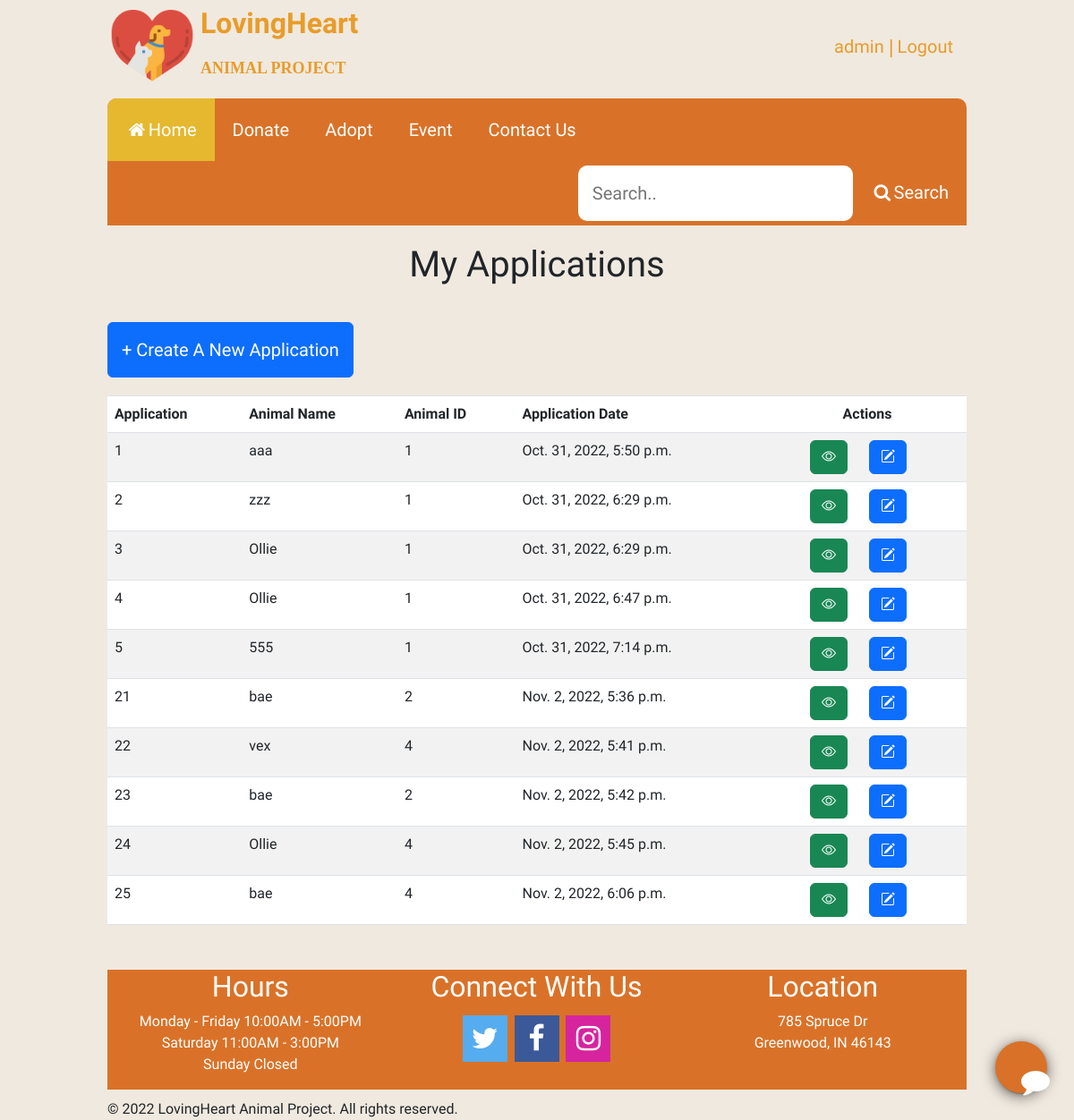
Page /shelterapp/my/ (signed in) on the committed database.
### shelterapp/models.py (models this page shows, shortened)
class Application(models.Model):
	user = models.ForeignKey(User,on_delete=models.CASCADE) # User id as a foreign key in application model
	driverlicense = models.CharField(max_length=128)
	address = models.CharField(max_length=256)
	animalname = models.CharField(max_length=128)
	animalid = models.CharField(max_length=128)
	otherpets = models.CharField(max_length=256)
	homecheck = models.CharField(max_length=128)
	checkcalls = models.CharField(max_length=128)
	c_time = models.DateTimeField(auto_now_add=True)

### shelterapp/views.py (the view)
# urls.py: path('my/', views.mypage, name='mypage'), # User's personal page
def mypage(request):
	query = models.Application.objects.filter(user_id=request.session.get('user_id'))
	context = {
		'loginlink': '/shelterapp/my/',
		'logintext': request.session['user_name'],
		'otherlink': '/shelterapp/logout/',
		'othertext': 'Logout',
		'queryresult': query
	}
	return render(request, 'shelterapp/mypage.html', context)

### shelterapp/templates/shelterapp/mypage.html (shortened to what this page needs)
{% extends "shelterapp/base.html" %}
{% load static %}
{% block css %}
<link rel="stylesheet" href="https://cdnjs.cloudflare.com/ajax/libs/twitter-bootstrap/5.2.2/css/bootstrap.min.css">
<link rel='stylesheet' href='https://cdn.jsdelivr.net/npm/bootstrap-icons@1.9.1/font/bootstrap-icons.css'>
<link rel='stylesheet' href='https://cdn.datatables.net/1.10.12/css/dataTables.bootstrap.min.css'>
<link rel='stylesheet' href='https://cdn.datatables.net/buttons/1.2.2/css/buttons.bootstrap.min.css'>
{% endblock css %}
{% block content %}
<div class="applicontainer">
	<h1 class="box-title">My Applications</h1>
	<button type="button" class="btn btn-primary newapplication">+ Create A New Application</button>
	<table id="table" class="table table-striped table-bordered" cellspacing="0" width="100%">
		<thead>
			<tr>
				<th>Application</th>
				<th>Animal Name</th>
				<th>Animal ID</th>
				<th>Application Date</th>
				<th>Actions</th>
			</tr>
		</thead>
		<tbody>
			{% include 'shelterapp/application_list.html' %}
		</tbody>
	</table>
</div>
{% endblock content %}

### shelterapp/templates/shelterapp/base.html (shortened to what this page needs)
<!DOCTYPE html>
  <head>
    {% load static %}
    {% block css %}
    {% endblock %}
    <link rel="stylesheet" href="https://cdnjs.cloudflare.com/ajax/libs/font-awesome/4.7.0/css/font-awesome.min.css">
    <link rel="stylesheet" href="{% static 'shelterapp/styles.css' %}">
  </head>
  <body>
    <div class="heading">
      <a href="/shelterapp">
        <img id="logo" src="{% static 'shelterapp/picture/pet-care.png' %}" alt="heart" style="width:100px;height:100px;"/>
      </a>
      <a href="/shelterapp"><span style=font-size:32px;font-weight:900;>LovingHeart<br><span style=font-size:18px;font-family:Gill Sans, Gill Sans MT, Calibri, Trebuchet MS, sans-serif>ANIMAL PROJECT</span> </a>
      <div class="login">
        <a href="{{ loginlink }}"> {{ logintext }}&nbsp;</a><span class="divider">|</span>
        <a href="{{ otherlink }}">&nbsp;{{ othertext }}</a>
      </div>
    </div>
    <div class="topnav">
      <a class="active" href="/shelterapp"><i class="fa fa-fw fa-home"></i>Home</a>
      <a href="#donate">Donate</a>
      <a href="/shelterapp/adopt_animals/">Adopt</a>
      <a href="#event">Event</a>
      <a href="#contact">Contact Us</a>
      <div class="searchcontainer">
        <input id="searchbar" type="text" class="w3-bar-item w3-input" placeholder="Search..">
        <a href="#search" ><i class="fa fa-fw fa-search"></i>Search</a>
      </div>
    </div>
    {% block content %}
    {% endblock %}
    <div class="footercontainer">
      <div style="width: 33.3%;">
        <h2 id="hours">Hours</h2>
        <p id="time">Monday - Friday 10:00AM - 5:00PM<br>Saturday 11:00AM - 3:00PM<br>Sunday Closed</p>
      </div>
      <div style="width: 33.3%;">
        <h2 id="social">Connect With Us</h2>
        <a href="#twitter" class="fa fa-twitter"></a>
        <a href="#facebook" class="fa fa-facebook"></a>
        <a href="#ins" class="fa fa-instagram"></a>
      </div>
      <div style="width: 33.3%;">
        <h2 id="location">Location</h2>
        <p id="text">785 Spruce Dr<br> Greenwood, IN 46143</p>
      </div>
    </div>
    <div class="copyright">© 2022 LovingHeart Animal Project. All rights reserved.</div>
    <div id="chatbody">
      <div id="chat-circle" class="btn btn-raised">
        <i class="fa fa-comment fa-2x"></i>
      </div>
    </div>
  </body>
</html>

### shelterapp/templates/shelterapp/application_list.html
{% for item in queryresult %}
	<tr>
		<td>{{ item.id }}</td>
		<td>{{ item.animalname }}</td>
		<td>{{ item.animalid }}</td>
		<td>{{ item.c_time }}</td>
		<td>
			<button id='info-{{ item.id }}' type="button" class="btn btn-success btn-xs dt-info" view-url="{% url 'view' item.id %}" style="margin-right:20px;">
				<span class="bi bi-eye" aria-hidden="true"></span>
			</button>
			<button id='edit-{{ item.id }}' type="button" class="btn btn-primary btn-xs dt-edit" update-url="{% url 'update' item.id %}" style="margin-right:20px;">
				<span class="bi bi-pencil-square" aria-hidden="true"></span>
			</button>
		</td>
	</tr>
{% endfor %}

### shelterapp/static/shelterapp/styles.css (style rules this page uses)
body { margin-left: 10%; margin-right: 10%; background-size: cover; background-color: rgb(240, 233, 223); font-family: 'Muli'; }
.divider { position: absolute; color:#717171; font-size: 24px; }
.login { float:right; position:relative; margin-top: 20px; font-size: 20px; padding: 15px 15px; }
.heading * { color: #e89c2a; text-decoration: none; display:inline-block; vertical-align: middle; }
.topnav { margin-top: 10px; background-color: #d97228; border-radius: 10px 10px 0px 0px; overflow: hidden; position: relative; }
.topnav a, #searchbar { float: left; color: white; text-align: center; padding: 20px; text-decoration: none; font-size: 20px; }
.topnav a.active { background-color: #e6b82f; color: white; }
.searchcontainer { float: right; }
#searchbar { text-align: left; color: #717171; border: none; padding: 16px; margin: 5px 0; border-radius: 10px; }
.active, .dot:hover { background-color: #717171; }
.footercontainer { margin-top: 50px; background-color:#d97228; color:#fff; display: flex; align-items: top; text-align: center; }
.footercontainer .fa { padding: 10px 10px; font-size: 32px; width: 50px; text-align: center; text-decoration: none; margin: 5px 2px; }
.fa-facebook { background: #3B5998; color: white; }
.fa-twitter { background: #55ACEE; color: white; }
.fa-instagram { background: #d6249f; color: white; }
.copyright { margin-top: 10px; }
#chat-circle { position: fixed; bottom: 30px; right: 30px; z-index: 10; background: #d97228; width: 35px; height: 35px; border-radius: 50%; color: white; padding: 28px; cursor: pointer; box-shadow: 0px 3px 16px 0px rgba(0, 0, 0, 0.6), 0 3px 1px -2px rgba(0, 0, 0, 0.2), 0 1px 5px 0 rgba(0, 0, 0, 0.12); }
.active, .demo:hover { opacity: 1; }
.box-title { text-align: center; margin-top: 20px; margin-bottom: 40px; }
.newapplication { font-size: 20px; padding: 15px 15px; }
thead th:last-child { text-align:center; }
td:last-child { text-align:center; }
#table { margin-top: 20px; background-color: #ffffff; }
#table th, #table td { border: none; border-top: groove; border-width: 1px; border-color:#7e7e7e; }

### rows in the picture
Application: id "1", animalname "aaa", animalid "1", c_time "Oct. 31, 2022, 5:50 p.m."
Application: id "2", animalname "zzz", animalid "1", c_time "Oct. 31, 2022, 6:29 p.m."
Application: id "3", animalname "Ollie", animalid "1", c_time "Oct. 31, 2022, 6:29 p.m."
Application: id "4", animalname "Ollie", animalid "1", c_time "Oct. 31, 2022, 6:47 p.m."
Application: id "5", animalname "555", animalid "1", c_time "Oct. 31, 2022, 7:14 p.m."
Application: id "21", animalname "bae", animalid "2", c_time "Nov. 2, 2022, 5:36 p.m."
Application: id "22", animalname "vex", animalid "4", c_time "Nov. 2, 2022, 5:41 p.m."
Application: id "23", animalname "bae", animalid "2", c_time "Nov. 2, 2022, 5:42 p.m."
Application: id "24", animalname "Ollie", animalid "4", c_time "Nov. 2, 2022, 5:45 p.m."
Application: id "25", animalname "bae", animalid "4", c_time "Nov. 2, 2022, 6:06 p.m."

### other values in the picture
{{ logintext }} "admin"
{{ othertext }} "Logout"
